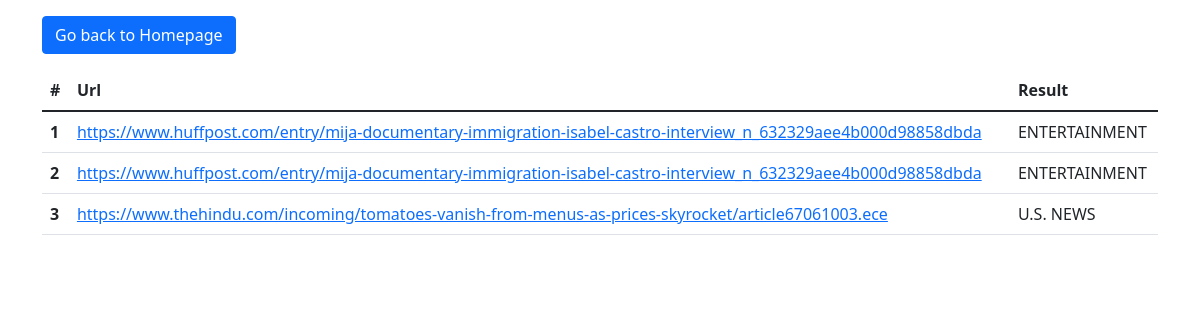
The app's page /results with its own data.
### main.py (models this page shows)
class PredictionDetails(db.Model):
    __tablename__ = "Prediction"
    article_id = db.Column(db.Integer, primary_key=True, autoincrement=True)
    url = db.Column(db.String(500))
    content = db.Column(db.Text)
    category = db.Column(db.String(50))

### main.py (the view)
@app.route("/results")
def show_result():
    data = PredictionDetails.query.all()
    return render_template("allresults.html", data=data)

### templates/allresults.html
{% extends 'base.html' %} {% block title %} All the results {% endblock %} {% block content %}
<div class="container">
  <a href="/" class="btn btn-primary mt-3">Go back to Homepage</a>
  <table class="table mt-3">
    <thead>
      <tr>
        <th scope="col">#</th>
        <th scope="col">Url</th>
        <th scope="col">Result</th>
      </tr>
    </thead>
    <tbody>
      {% for result in data %}
      <tr>
        <th scope="row">{{loop.index}}</th>
        <td><a href="{{result.url}}" target="_blank">{{result.url}}</a></td>
        <td>{{result.category}}</td>
      </tr>
      {% endfor %}
    </tbody>
  </table>
</div>
{% endblock %}

### templates/base.html (shortened to what this page needs)
<!DOCTYPE html>
<html lang="en">
  <head>
    <link
      href="https://cdn.jsdelivr.net/npm/bootstrap@5.1.3/dist/css/bootstrap.min.css"
      rel="stylesheet"
    />
  </head>
  <body>
    <div id="content">{% block content %}{% endblock %}</div>
  </body>
</html>

### records on screen
PredictionDetails: url "https://www.huffpost.com/entry/mija-documentary-immigration-isabel-castro-interview_n_632329aee4b000d98858dbda", category "ENTERTAINMENT"
PredictionDetails: url "https://www.huffpost.com/entry/mija-documentary-immigration-isabel-castro-interview_n_632329aee4b000d98858dbda", category "ENTERTAINMENT"
PredictionDetails: url "https://www.thehindu.com/incoming/tomatoes-vanish-from-menus-as-prices-skyrocket/article67061003.ece", category "U.S. NEWS"
